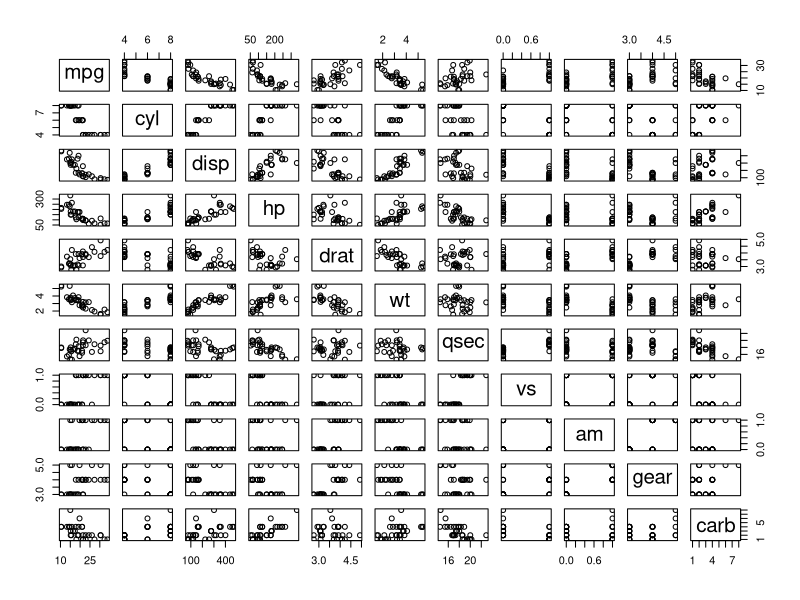
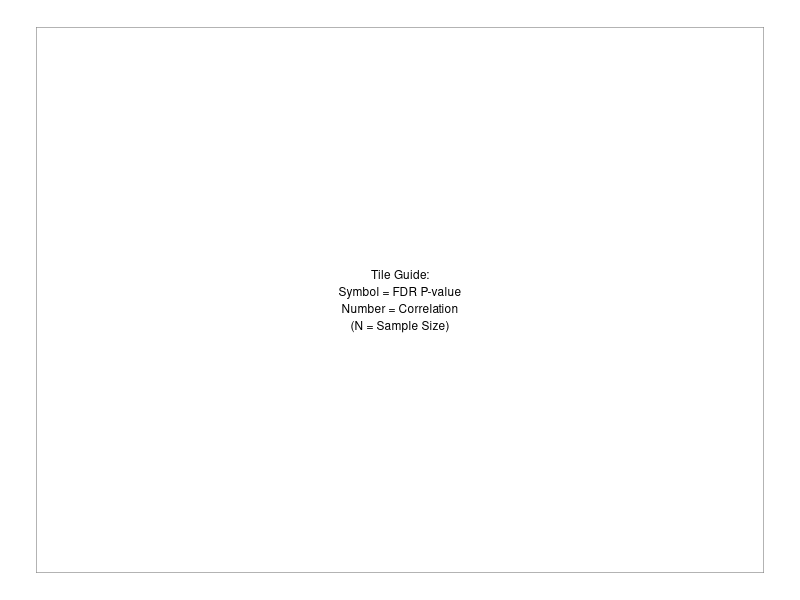
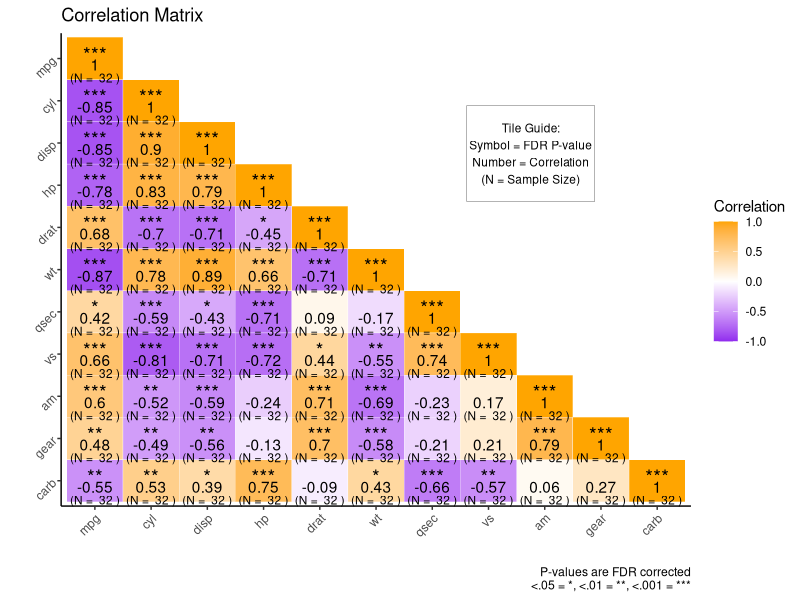

Write the R code that produced these figures, in order.

#Custom method for correlation matrix

library(ggplot2)
library(reshape2)
library(Hmisc)
library(grid)

# Example: Using the mtcars dataset
data(mtcars)

data=mtcars
pairs(data)
# Compute the correlation matrix
#Assign matrix of just rho (r)
cor_matrix <- rcorr(as.matrix(data),type = "pearson")$r
n_matrix <- rcorr(as.matrix(data),type = "pearson")$n
#Just get the lower triangle of matrix and replace with NA
cor_matrix[lower.tri(cor_matrix,diag = F)] <- NA 
n_matrix[lower.tri(n_matrix,diag = F)] <- NA 
#Assign matrix of just p-values (P)
p_matrix <- rcorr(as.matrix(data),type = "pearson")$P
#Have NA values be less than .001, NAs represent correlation along the diagonal
p_matrix[is.na(p_matrix)]=.0000001
#Just get the lower triangle of matrix and replace with NA
p_matrix[lower.tri(p_matrix,diag = F)] <- NA

# Melt the correlation matrix for ggplot
melted_cor <- melt(cor_matrix,na.rm = T) #pivot correlations to long format
melted_p = melt(p_matrix,na.rm = T) #pivot p-values to long format
melted_n = melt(n_matrix,na.rm = T)

#P-value adjustment using a false discovery rate correction
melted_cor$p=p.adjust(melted_p$value,method = 'fdr',n=length(melted_p$value))
#Assign symbol dependent on significance level: ns = , <.05 = *, <.01 = **, <.001 = ***
melted_cor$psig=""
melted_cor$psig[melted_cor$p<.05]="*"
melted_cor$psig[melted_cor$p<.01]="**"
melted_cor$psig[melted_cor$p<.001]="***"

melted_cor$n=melted_n$value

#This code creates a subplot within the heatmap to guide a reader on what each
#element within the individuals tiles in the heatmap
legend_plot <- ggplot() + 
  geom_tile(aes(x = .5, y = .5), fill = "white", color = "black", width = 2, height = 1.5) +  # Create the tile
  geom_text(aes(x = .5, y = .5),size=3, label = "Tile Guide:\nSymbol = FDR P-value\nNumber = Correlation\n(N = Sample Size)") + 
  theme_void()  # Remove all background elements

legend_plot

# Create a heatmap using ggplot2
#Var1 and Var2 are variable names in the correlation matrix, value is the rho
ggplot(melted_cor, aes(x=Var1, y=Var2, fill = value)) + 
  geom_tile(color = "white") + #border of tiles are white
  #VJUST AND HJUST ARGUEMENTS FOR TEXT WILL NEED TO BE ADJUSTED FOR GRAPH SIZE
  geom_text(aes(label = round(value,2)), vjust = 1) + #Insert rho value as label for corresponding tile
  geom_text(aes(label = psig), vjust = .25,size=5) + #Insert p-adjusted value as label for corresponding tile
  geom_text(aes(label = paste("(N = ",n,")")),vjust=2.65,size=3)+
  scale_fill_gradient2(low = "purple2", mid = "white", high = "orange", 
                       midpoint = 0, limit = c(-1,1), space = "Lab",
                       name="Correlation") + #Customize tile color and gradient and rename legend title to "Correlation"
  theme_classic() + #Have blank space be white
  theme(axis.text.x = element_text(angle = 45, hjust = 1), #rotate x axis variables names by 45 degrees
        axis.text.y = element_text(angle = 45, hjust = 1))+ #rotate y axis variables names by 45 degrees
  labs(caption = "P-values are FDR corrected\n<.05 = *, <.01 = **, <.001 = ***")+ #Insert caption at bottom of graph
  xlab("")+ #Remove x axis title
  ylab("")+ #Remove y axis title
  ggtitle("Correlation Matrix")+ #Add title
  scale_y_discrete(limits=rev)+ #Reverse order so base of triangle is in bottom left
  annotation_custom(grob = ggplotGrob(legend_plot), xmin = 7.5, xmax = 10, ymin = 7.5, ymax = 10)
